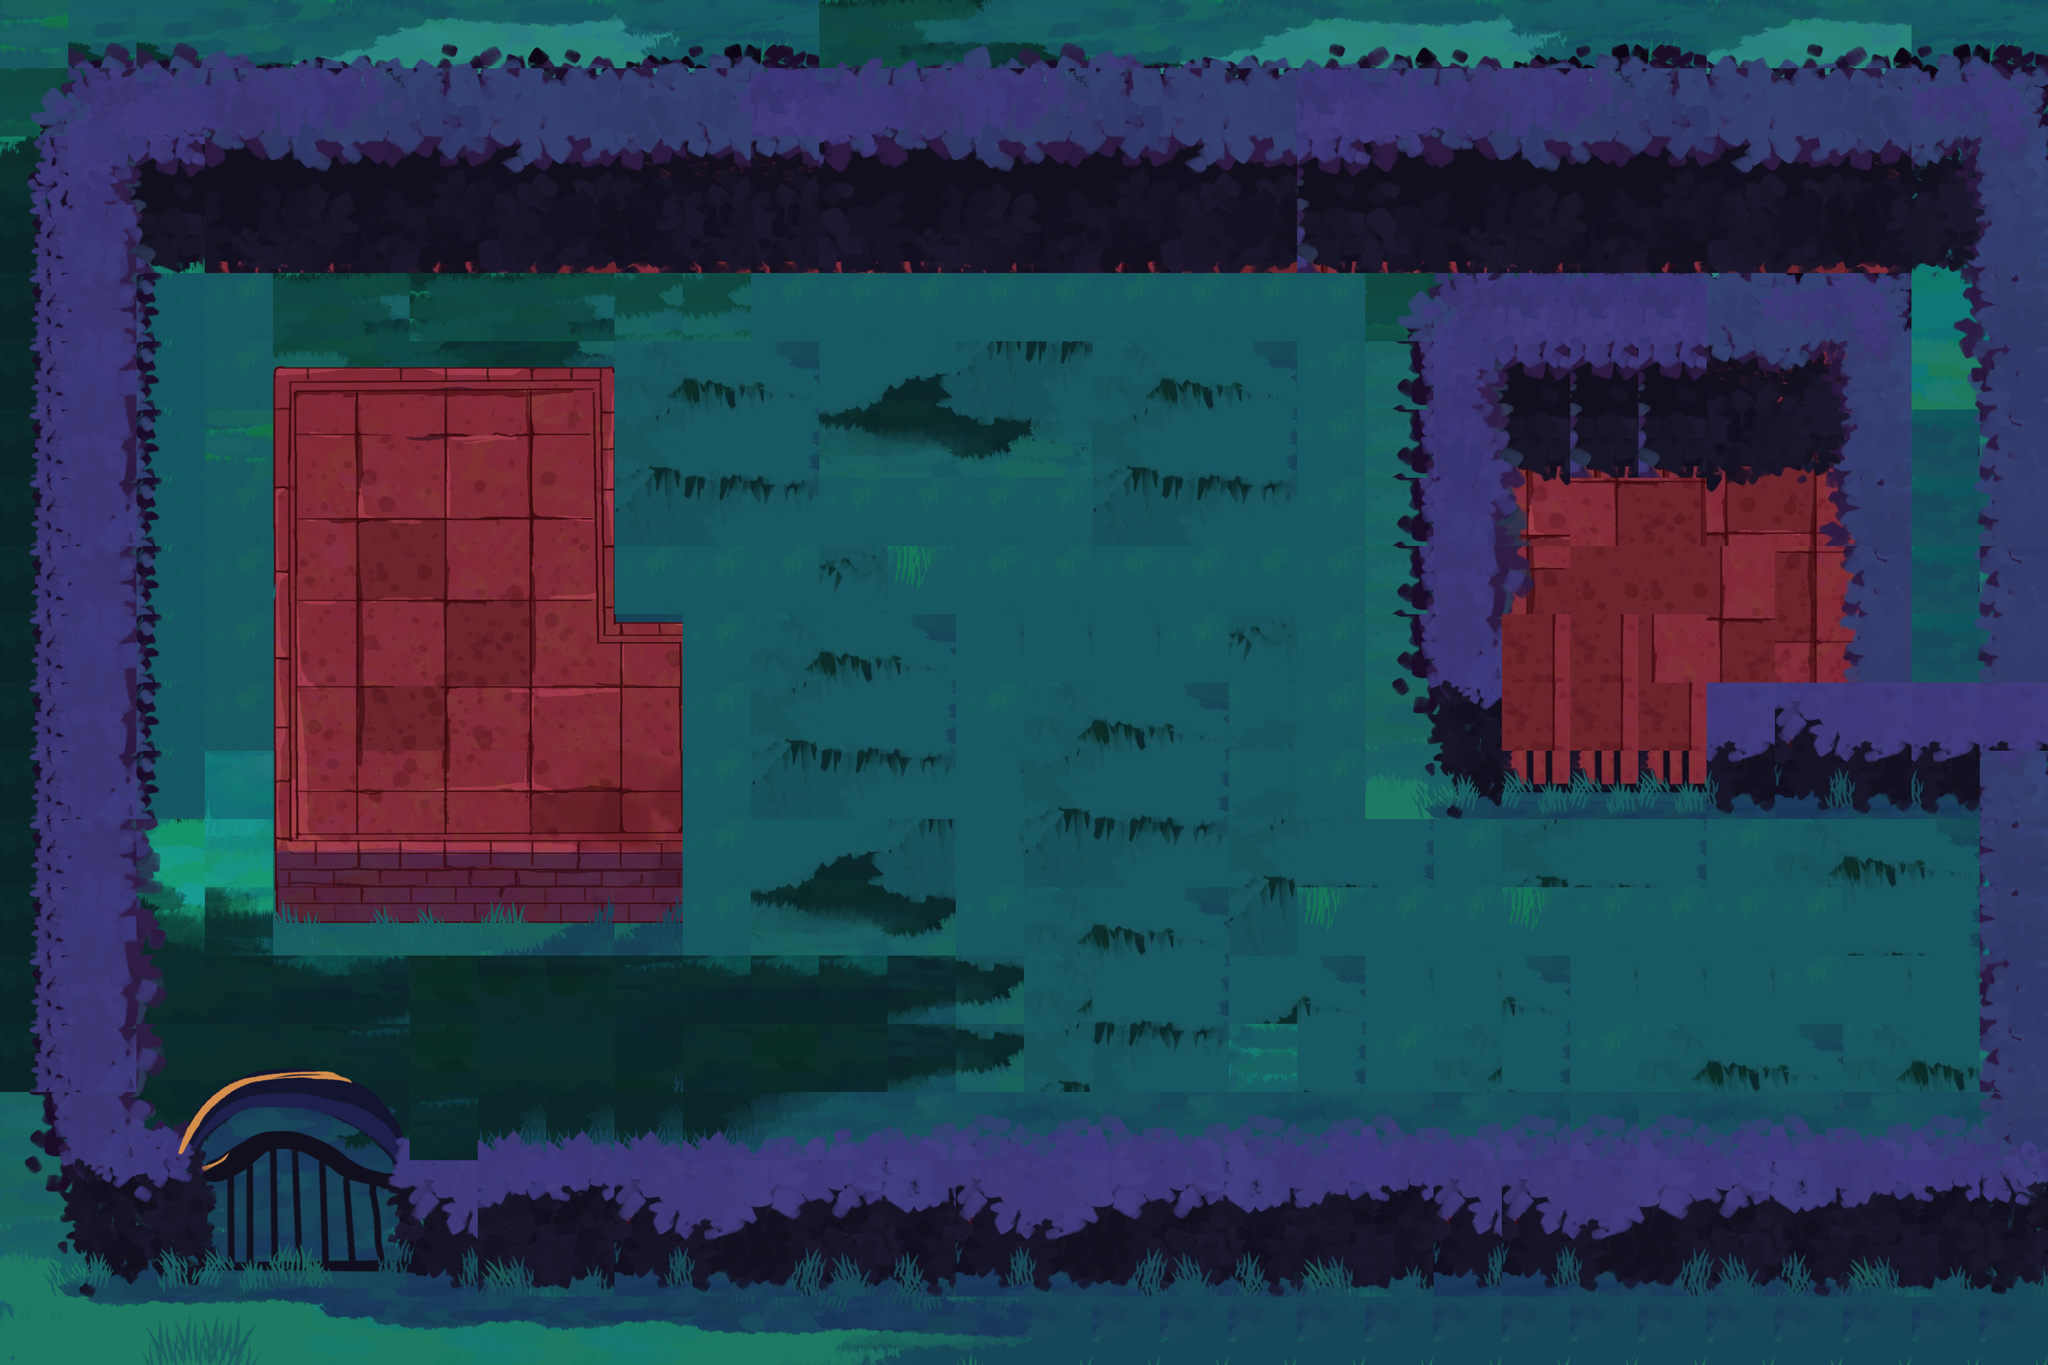

Tiled map render using the project's own tile images. Description and the map definition, with tile-layer contents summarised, below:
An orthogonal 30x20 tile map with 128x128 px tiles, 1 tile layer (ground), 9 tilesets and 23 objects (2x Guard, 2x Camera, Door, Exit, Octopus, ...).

<map version="1.10" tiledversion="1.11.2" orientation="orthogonal" renderorder="right-down" width="30" height="20" tilewidth="128" tileheight="128" infinite="0" nextlayerid="4" nextobjectid="51">
 <tileset firstgid="1" name="outdoor" tilewidth="32" tileheight="32" tilecount="4096" columns="64">
  <image source="../tilesets/outdoor.png" width="2048" height="2048" />
 </tileset>
 <tileset firstgid="4097" source="../tilesets/objects.tsx" />
 <tileset firstgid="4102" name="dark_outdoor" tilewidth="32" tileheight="32" tilecount="4096" columns="64">
  <image source="../tilesets/dark_outdoor.png" width="2048" height="2048" />
 </tileset>
 <tileset firstgid="8198" name="maze-red-floor-4-26" tilewidth="128" tileheight="128" tilecount="195" columns="15">
  <image source="../tilesets/maze-red-floor-4-26.png" width="1920" height="1664" />
 </tileset>
 <tileset firstgid="8393" name="walls-4-26" tilewidth="128" tileheight="128" tilecount="195" columns="15">
  <image source="../tilesets/walls-4-26.png" width="1920" height="1664" />
 </tileset>
 <tileset firstgid="8588" name="grass2-4-26" tilewidth="128" tileheight="128" tilecount="195" columns="15">
  <image source="../tilesets/grass2-4-26.png" width="1920" height="1664" />
 </tileset>
 <tileset firstgid="8783" name="maze-4-26" tilewidth="128" tileheight="128" tilecount="195" columns="15">
  <image source="../tilesets/maze-4-26.png" width="1920" height="1664" />
 </tileset>
 <tileset firstgid="8978" name="maze-4-26" tilewidth="128" tileheight="128" tilecount="195" columns="15">
  <image source="../tilesets/maze-4-26.png" width="1920" height="1664" />
 </tileset>
 <tileset firstgid="9173" name="grass1-4-26" tilewidth="128" tileheight="128" tilecount="195" columns="15">
  <image source="../tilesets/grass1-4-26.png" width="1920" height="1664" />
 </tileset>
 <layer id="1" name="ground" width="30" height="20">
  <data>[600 cells, 600 non-empty, 255 distinct tile ids]</data>
 </layer>
 <objectgroup id="2" name="walls">
  <object id="19" x="2702.7" y="469.299" width="796.523" height="416.683" />
  <object id="21" x="2691.7" y="557.299" width="128.983" height="909.514" />
  <object id="22" x="2709.7" y="1319.9" width="117.199" height="127.1" />
  <object id="25" x="3197" y="1286.9" width="591.399" height="239.533" />
  <object id="27" x="3465.2" y="546.633" width="123.533" height="762.598" />
  <object id="39" x="176.522" y="2113.61" width="3621.66" height="344.041" />
  <object id="40" x="3738.31" y="176" width="94.0402" height="2025.39" />
  <object id="41" x="242.806" y="176" width="3558.79" height="323.299" />
  <object id="42" x="-11.3939" y="176" width="270.199" height="2287.8" />
  <object id="45" x="526.73" y="698.066" width="630.773" height="1003.13" />
  <object id="46" x="1005.4" y="1158.8" width="297.199" height="542.399" />
  <object id="49" x="268" y="2008" width="500" height="168" />
 </objectgroup>
 <objectgroup id="3" name="objects">
  <object id="18" type="Door" x="3012.94" y="1382.57">
   <properties>
    <property name="category" value="10000" />
    <property name="exclude" value="00000" />
    <property name="excludeUnlocked" value="00110" />
    <property name="key" type="object" value="48" />
    <property name="size" type="float" value="3" />
   </properties>
   <point />
  </object>
  <object id="29" type="Exit" x="3063.6" y="1065.36">
   <properties>
    <property name="category" value="10000" />
    <property name="exclude" value="00000" />
    <property name="size" type="float" value="1.25" />
   </properties>
   <point />
  </object>
  <object id="30" type="Guard" x="3490.68" y="1799.94">
   <properties>
    <property name="category" value="00100" />
    <property name="exclude" value="00100" />
    <property name="force" type="float" value="1.5" />
    <property name="fov" type="float" value="60" />
    <property name="maxSpeed" type="float" value="5" />
    <property name="path" type="object" value="31" />
    <property name="radius" type="float" value="0.6" />
    <property name="spriteRadius" type="float" value="0.8" />
    <property name="viewDistance" type="float" value="4.5" />
   </properties>
   <point />
  </object>
  <object id="31" x="3412.82" y="1621.75">
   <polyline points="0,0 -384.374,145.208 -828.539,25.6249" />
  </object>
  <object id="33" type="Camera" x="2585.27" y="1407.02">
   <properties>
    <property name="alarmDistance" type="float" value="10" />
    <property name="angle" type="float" value="180" />
    <property name="category" value="01000" />
    <property name="disabledTime" type="float" value="10" />
    <property name="exclude" value="00000" />
    <property name="fov" type="float" value="60" />
    <property name="radius" type="float" value="0.6" />
    <property name="spriteRadius" type="float" value="0.6" />
    <property name="viewDistance" type="float" value="5" />
   </properties>
   <point />
  </object>
  <object id="34" type="Octopus" x="908.98" y="1990.52">
   <properties>
    <property name="abilityRange" type="float" value="7" />
    <property name="category" value="00010" />
    <property name="exclude" value="00010" />
    <property name="force" type="float" value="3" />
    <property name="inkCapacity" type="float" value="50" />
    <property name="inkRegen" type="float" value="5" />
    <property name="inkUsage" type="float" value="25" />
    <property name="maxSpeed" type="float" value="5" />
    <property name="radius" type="float" value="0.6" />
    <property name="spriteRadius" type="float" value="0.6" />
   </properties>
   <point />
  </object>
  <object id="35" type="Cat" x="395.27" y="876.4">
   <properties>
    <property name="abilityCooldown" type="float" value="5" />
    <property name="abilityRange" type="float" value="7" />
    <property name="category" value="00010" />
    <property name="exclude" value="00010" />
    <property name="force" type="float" value="4.5" />
    <property name="maxSpeed" type="float" value="10" />
    <property name="meowExpandSpeed" type="float" value="10" />
    <property name="radius" type="float" value="0.6" />
    <property name="spriteRadius" type="float" value="0.6" />
   </properties>
   <point />
  </object>
  <object id="36" type="Guard" x="1491.94" y="988.481">
   <properties>
    <property name="category" value="00100" />
    <property name="exclude" value="00100" />
    <property name="force" type="float" value="1.5" />
    <property name="fov" type="float" value="60" />
    <property name="maxSpeed" type="float" value="5" />
    <property name="path" type="object" value="37" />
    <property name="radius" type="float" value="0.6" />
    <property name="spriteRadius" type="float" value="0.8" />
    <property name="viewDistance" type="float" value="4.5" />
   </properties>
   <point />
  </object>
  <object id="37" x="1517.56" y="928.689">
   <polyline points="0,0 674.788,-8.54166 691.875,640.622 -42.7083,640.622 -34.1666,136.666" />
  </object>
  <object id="38" type="Camera" x="1312.56" y="1723.06">
   <properties>
    <property name="alarmDistance" type="float" value="10" />
    <property name="angle" type="float" value="270" />
    <property name="category" value="01000" />
    <property name="disabledTime" type="float" value="10" />
    <property name="exclude" value="00000" />
    <property name="fov" type="float" value="60" />
    <property name="radius" type="float" value="0.6" />
    <property name="spriteRadius" type="float" value="0.6" />
    <property name="viewDistance" type="float" value="5" />
   </properties>
   <point />
  </object>
  <object id="48" type="Key" gid="4097" x="1845.37" y="1469.07" width="198.593" height="198.593">
   <properties>
    <property name="category" value="10000" />
    <property name="exclude" value="11101" />
    <property name="size" type="float" value="1" />
   </properties>
  </object>
 </objectgroup>
</map>
